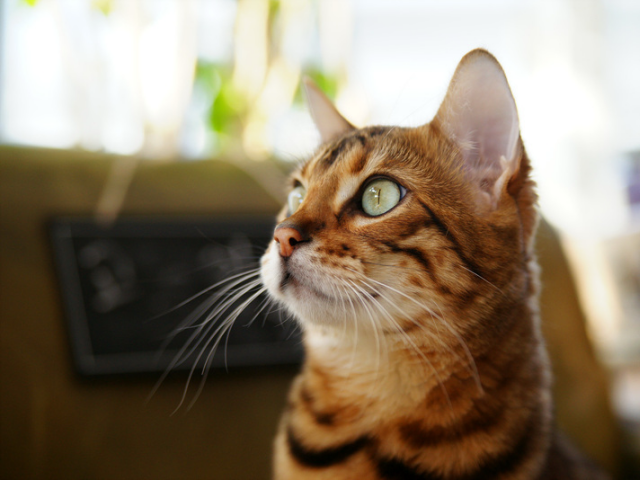
//> input picture opencv_study/HelloCV/HelloCV/cat.bmp, 640 x 480 px
$ ./Mat_Class_study   (built with g++ and OpenCV 4)
//> lines starting //> are read from the running program, lines starting //| are printed output that depends on the picture
#include "opencv2/opencv.hpp"
#include <iostream>

using namespace std;
using namespace cv;
// Mat 정의, 복사, Region_of_interest, 필요한부분추출, 원소값접근(Mat::at, Mat::ptr)

int main() {
	//---------------------------------Defination of Mat --------------------
	Mat img1;
	cout << "img1.empty() : " << img1.empty() << endl;

	//Method1:  Mat::Mat(int rows, int cols, int type)
	Mat img2(480, 640, CV_8UC1); //unsinged char, 1-channel
	Mat img3(480, 640, CV_8UC3); //unsinged char, 3-channel
	         //Size(480,60)이렇게 사이즈 클래스도 가능

	//Method2: Mat::Mat(Size size, int type, const Scalar& s) 스칼라 클래스로 초기화까지 하기(보통이걸사용)
	Mat img4(480, 640, CV_8UC1, Scalar(128)); //(grayscale image)
	Mat img5(480, 640, CV_8UC1, Scalar(0, 0, 128)); // B G R순서로 입력 빨강으로 초기화(ture colcor)

	//Method3: 초기화를 0,1,단위행렬로하는경우가 많아 따로 정의가되어있음
	// static MatExpr Mat::zeros(int rows, int cols, int type)
	Mat mat1 = Mat::zeros(3, 3, CV_32SC1); // int, 1-channel
	Mat mat2 = Mat::ones(3, 3, CV_32FC1); // float, 1-channel
	Mat mat3 = Mat::eye(3, 3, CV_32FC1); // float, 1-channel 단위행렬 1 0 0;0 1 0; 0 0 1

	//Method4: 외부 메모리 공간의 주소를 지정(서로 메모리공간 공유)
	// Mat::Mat(int rows, int cols, int type, void* data, size_t = step=AUTO_SETP) 맨마지막인수는 일단 신경x
	float data[] = { 1, 2, 3, 4, 5, 6 };
	Mat mat4(2, 3, CV_32FC1, data); //원소갯수랑 자료형같아야함 1 2 3; 4 5 6됨

	//Method5: Mat_클래스 이용(Mat_는 Mat 클래스를 상속하여만든 템플릿 클래스(Mat랑Mat_랑 서로 상호변환가능)
	// <<연산자와 m를 이용함 (서로 메모리공유)
	Mat_<float> mat5_(2, 3);
	mat5_ << 1, 2, 3, 4, 5, 6;
	Mat mat5 = mat5_;
	//한방에 하고싶으면 Mat mat5 = (Mat_<float>(2,3) << 1,2,3,4,5,6);
	//또한 open4.0에서는 C+11의 초기화 리스트를 이용한 행렬 초기화 지원해서
	// Mat mat5 = (Mat_<float>(2,3), {1,2,3,4,5,6}); 이것도 가능

	//Method6: 이미 생성된 객체에 새로운 행렬을 할당하려면 create쓴다(새로만든게 크기다르면 기존메모리해체 새로만듬)
	// 하지만 create는 초기화 기능이없어서 mat = 연산사 재정의(Sclar같은거) || Mat::seTo() 를 사용한다
	//Mat& Mat::operator = (const Scalar& s) 이고 Mat& Mat::setTo(InputArray value, InputArray mask = noArray())이다
	mat4.create(256, 256, CV_8UC3); //uchar, 3-channels
	mat4 = Scalar(255, 0, 0); //파란색으로 초기화
	mat5.create(4, 4, CV_32FC1); //float, 1-channel
	mat5.setTo(1.f); //모든 원소값을 1.f로 초기화 mat5.setTo(Scalar(1.f))하는게 좋은것같긴하다
	cout << mat5 << endl;

	//--------------------copy, roi(Region of Interest) --------------------
	Mat original = imread("cat.bmp");
//> original is the input picture: 480 rows x 640 cols, CV_8UC3; mean B, G, R 104.5, 125.6, 140.8


	// shallow copy(share each others data)
	Mat copy1 = original; //이런식으로 복사생성자도 지원하고 Mat copy1; copy1 = original;같이 대입연산자도 지원

	//deep copy(Assign new memory and copy it) Mat::colone() 혹은 Mat::copyTo() 맴버함수를 이용한다
	Mat copy2 = original.clone();
	Mat copy3;
	original.copyTo(copy3);


	//관심있는부분만 추출해보고 그걸 반전시켜보자(shallow copy이다) deepcopy하려면 copy3(Rect(220, 120, 340, 240));.clone한다
	Mat region_of_interest = copy3(Rect(220, 120, 340, 240));
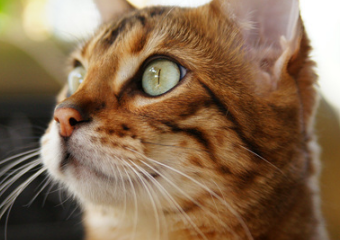
//> region_of_interest: 240 rows x 340 cols, CV_8UC3; mean B, G, R 80, 107.4, 134.5
	region_of_interest = ~region_of_interest;
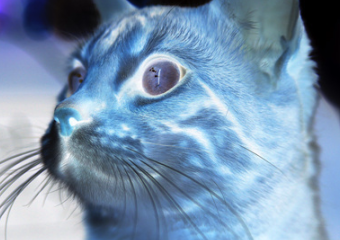
//> region_of_interest: 240 rows x 340 cols, CV_8UC3; mean B, G, R 175, 147.6, 120.5

	copy1.setTo(Scalar(0, 255, 255)); //copy1은 shallow copy라서 원본도 바뀐다
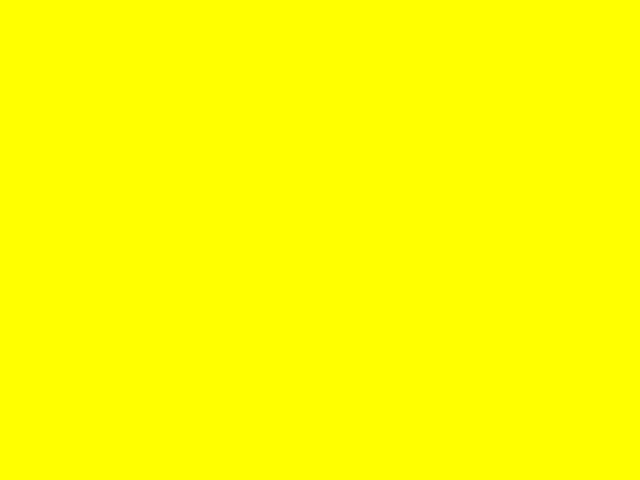
//> copy1: 480 rows x 640 cols, CV_8UC3; mean B, G, R 0, 255, 255

	imshow("original", original);
	imshow("shallow copy", copy1);
	imshow("deep copy", copy2);
	imshow("copy3(chained by ROI)", copy3);
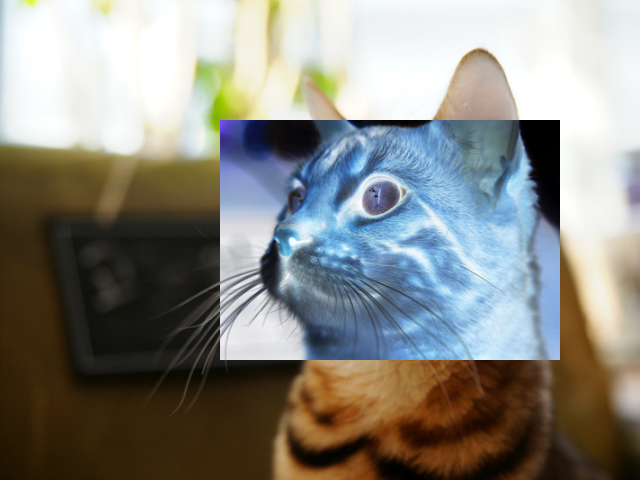
//> window 'copy3(chained by ROI)': 480 rows x 640 cols, CV_8UC3; mean B, G, R 129.8, 136.3, 137.1
	imshow("region_of_interest", region_of_interest);


	//---------------------행,렬 추출 기본적으로 얕은복사, 깊은복사는.clone()쓰기
	// Mat Mat::rowRange(int startrow, int endrow) const;  colRange도 동일
	// Mat Mat::rowRange(const Range& r) const;
	//1행, 1열 행렬 뽑아오고싶을땐 Mat Mat::row(int y)const; Mat Mat::col(int x)const;

	//-------------------원소값 접근------------------
	//#1 template<typename _TP> _TP& Mat::at(int y, int x)
	// 템플렛이다 보니 내가타입을 지정한다 ex) CV_8UC1이면 float지정하고 CV_8UC3이면 vec3b타입 지정한다
	Mat approch_element_for_at = Mat::ones(3, 4, CV_8UC1); //grey scale
	Mat approch_element_for_ptr = approch_element_for_at.clone();
	Mat approch_element_for_iterator = approch_element_for_at.clone();


	for (int i = 0; i < approch_element_for_at.rows; i++) {
		for (int j = 0; j < approch_element_for_at.cols; j++) {
			approch_element_for_at.at<uchar>(i, j)++;
		}
	}
	cout << approch_element_for_at << endl;
	//#2 Mat::ptr() 사용하는것(이게 빠름) 여러가지 재정의있는데 제일많이쓰는건 template<typename _TP> _Tp* Mat::ptr(int y)
	// 반환값이 _Tp*(_Tp* 타입으로 형 변환된 y번째 행의 시작주소)이다. 즉 포인터를 이용하여 접근하는것
	// 행단위로 행렬 연산참조하거나 모든원소 참조할떄는 이게좋고 임의의 좌표콕찍어서 참조할때는 Mat::at쓰는게 편함
	for (int i = 0; i < approch_element_for_ptr.rows; i++) {
		uchar* p = approch_element_for_ptr.ptr<uchar>(i);

		for (int j = 0; j < approch_element_for_ptr.cols; j++) {
			p[j]++; //approch_element.ptr<uchar>(i) 이게 i번째 행원소 시작주소를 반환하니깐 p라는 표인터 변수를 선언해서 사용
		}
	}
	cout << approch_element_for_ptr << endl;

	//#3 반복자 사용 Mat::at, Mat::ptr은 다좋은데 인자에 크기 잘못드가면 에러남 따라서 iterator(반복자 지원함)
	//MatIterator_이라는 반복자가 있음 템플릿으로 정의된클래스

	for (MatIterator_<uchar> it = approch_element_for_iterator.begin<uchar>(); it != approch_element_for_iterator.end<uchar>(); it++) {
		(*it)++;
	}
	cout <<"iterator: \n" << approch_element_for_iterator << endl;


	waitKey();
	destroyAllWindows();

	return 0;
}

$ run again, with opencv_study/HelloCV/HelloCV/building.jpg saved as opencv_study/HelloCV/HelloCV/cat.bmp
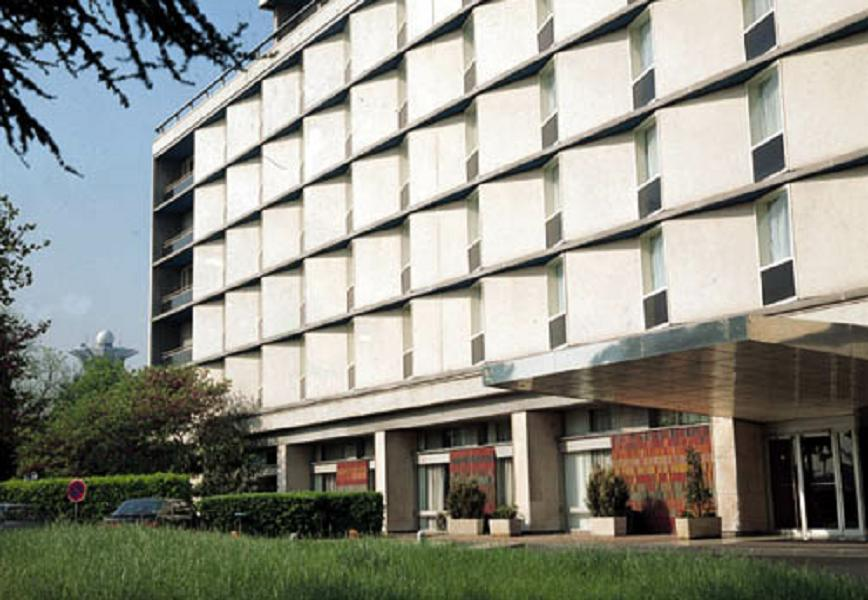
//> input picture opencv_study/HelloCV/HelloCV/building.jpg, 868 x 600 px
//> original is the input picture: 600 rows x 868 cols, CV_8UC3; mean B, G, R 133.7, 143.6, 142.9
//> `region_of_interest = ~region_of_interest;`:
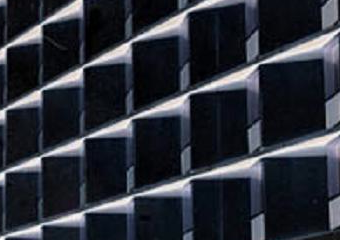
//> region_of_interest: 240 rows x 340 cols, CV_8UC3; mean B, G, R 56.6, 47.6, 44.2
//> `imshow("copy3(chained by ROI)", copy3);`:
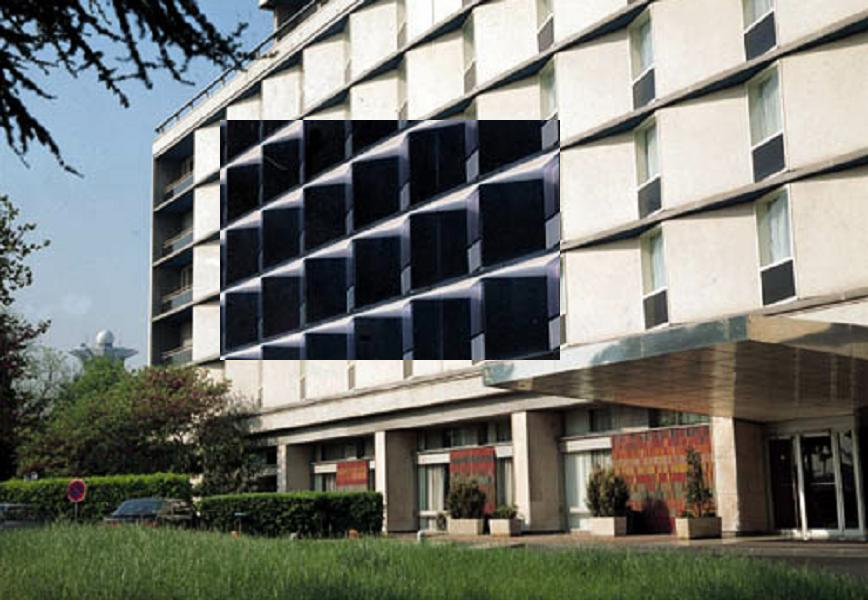
//> window 'copy3(chained by ROI)': 600 rows x 868 cols, CV_8UC3; mean B, G, R 111.5, 118.5, 116.8
